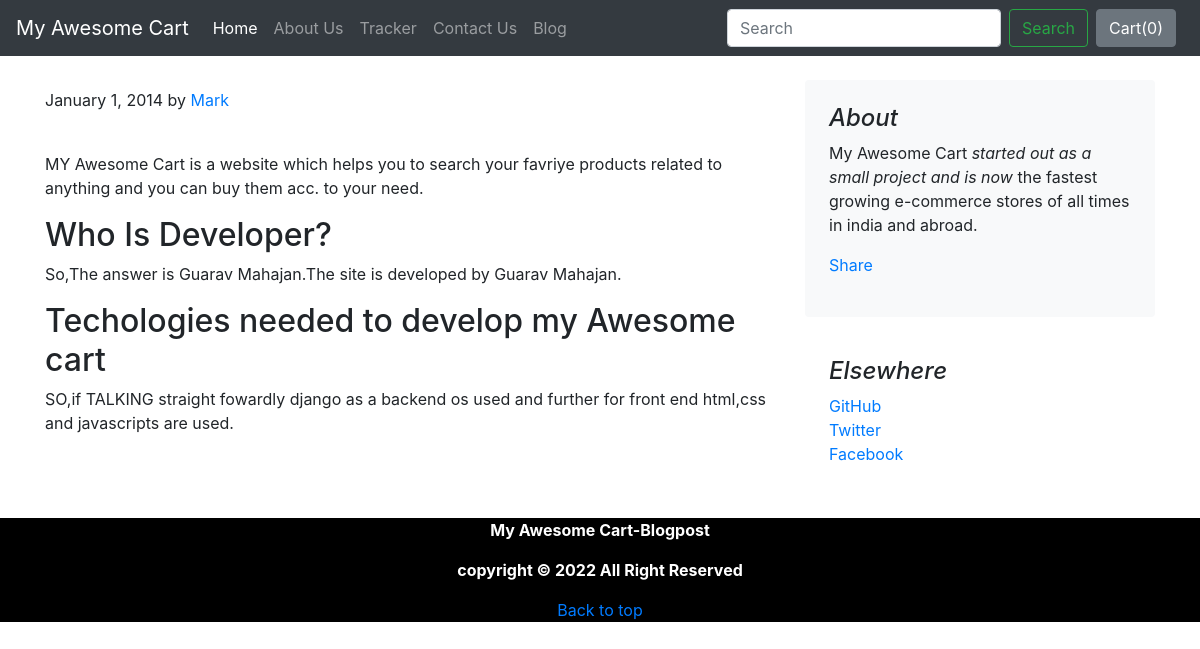
The page /blog/blogpost/1 on the database its author committed.
### blog/models.py (models this page shows)
class Blogpost(models.Model):
    post_id = models.AutoField(primary_key= True)
    tilte = models.CharField(max_length=50)
    head0 = models.CharField(max_length=500, default="")
    chead0 = models.CharField(max_length=5000, default="")
    head1 = models.CharField(max_length=500, default="")
    chead1 = models.CharField(max_length=5000, default="")
    head2 = models.CharField(max_length=500, default="")
    chead2 = models.CharField(max_length=5000, default="")
    pub_date = models.DateField()
    thumbnail = models.ImageField(upload_to='shop/images', default="")
    def __str__(self):
        return self.tilte

### blog/views.py (the view)
# urls.py: path('blogpost/<int:id>', views.blogpost, name='blogPost'),
def blogpost(request, id):
    post = Blogpost.objects.filter(post_id = id)[0]
    print(post)
    return render(request,'blog/blogpost.html',{'post':post})

### blog/templates/blog/blogpost.html (shortened to what this page needs)
{% extends 'blog/basic.html' %}
{% block body %}
<div class="container">
    <div class="row mt-4">
        <div class="col-md-8 blog-main">
            <div class="blog-post">
                <p class="blog-post-meta">January 1, 2014 by <a href="#">Mark</a></p>
                <div class="fb-like" data-href="http://127.0.0.1:8000/blog/blogpost/{{post.post_id}}" data-layout="standard" data-action="like" data-size="large" data-show-faces="false" data-share="true"></div><br>
                <p>{{post.chead0}}</p>
                <h2>{{post.head1}}</h2>
                <p>{{post.chead1}}</p>
                <h2>{{post.head2}}</h2>
                <p>{{post.chead2}}</p>
            </div>
        </div>
        <aside class="col-md-4 blog-sidebar">
            <div class="p-4 mb-3 bg-light rounded">
                <h4 class="font-italic">About</h4>
                <p class="mb-0">My Awesome Cart <em>started out as a small project and is now</em> the fastest growing e-commerce stores of all times in india and abroad.</p>
                <div class="my-3 fb-share-button" data-href="http://127.0.0.1:8000/blog/blogpost/{{post.post_id}}" data-layout="button_count" data-size="large"><a target="_blank" href="https://www.facebook.com/sharer/sharer.php?u=http%3A%2F%2F127.0.0.1%3A8000%2Fblog%2Fblogpost%2F4&src=sdkpreparse" class="fb-xfbml-parse-ignore">Share</a></div>
            </div>
            <div class="p-4">
                <h4 class="font-italic">Elsewhere</h4>
                <ol class="list-unstyled">
                    <li><a href="#">GitHub</a></li>
                    <li><a href="#">Twitter</a></li>
                    <li><a href="#">Facebook</a></li>
                </ol>
            </div>
        </aside>
    </div>
</div>
{% endblock %}

### rows shown on the page
Blogpost: chead0 "MY Awesome Cart is a website which helps you to search your favriye products related to anything and you can buy them acc. to your need.", head1 "Who Is Developer?", chead1 "So,The answer is Guarav Mahajan.The site is developed by Guarav Mahajan.", head2 "Techologies needed to develop my Awesome cart", chead2 "SO,if TALKING straight fowardly django as a backend os used and further for front end html,css and javascripts are used."
